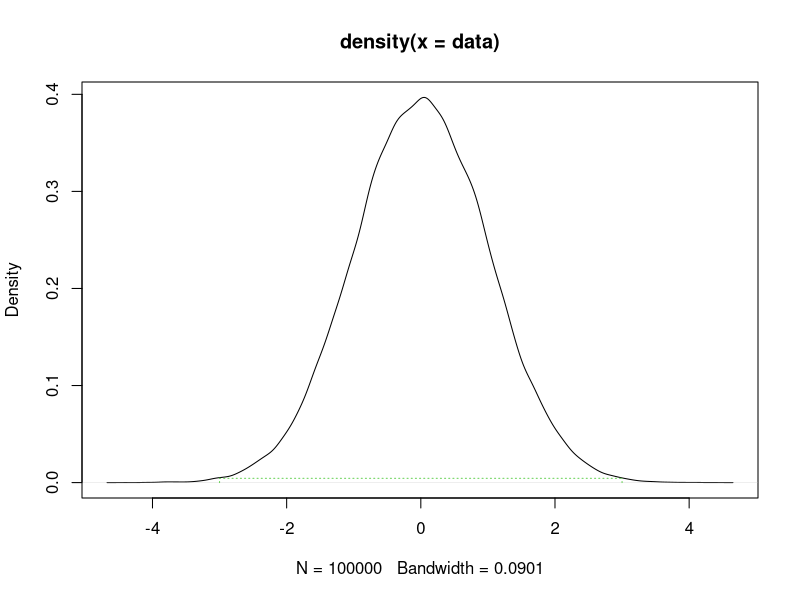

Reproduce this figure in R.
standard.dev<-3
##this function below assumes mean = 0 and sd =1.  Would need more variabless for complex curves
norm<-function(x) {(1/sqrt(2*pi))*exp(-.5*(x^2))}
norm(standard.dev)

data<-rnorm(1e5)
plot(density(data))

#abline(v=standard.dev,col=standard.dev)
#abline(v=-standard.dev,col=standard.dev)
#draw vert lines
segments(y0=0,x0=-standard.dev,y1=norm(standard.dev),x1=-standard.dev,col=standard.dev,lty=standard.dev)
segments(y0=0,x0=standard.dev,y1=norm(standard.dev),x1=standard.dev,col=standard.dev,lty=standard.dev)
#draw Horiz lines
segments(y0=norm(standard.dev),x0=-standard.dev,y1=norm(standard.dev),x1=standard.dev,col=standard.dev,lty=standard.dev)

